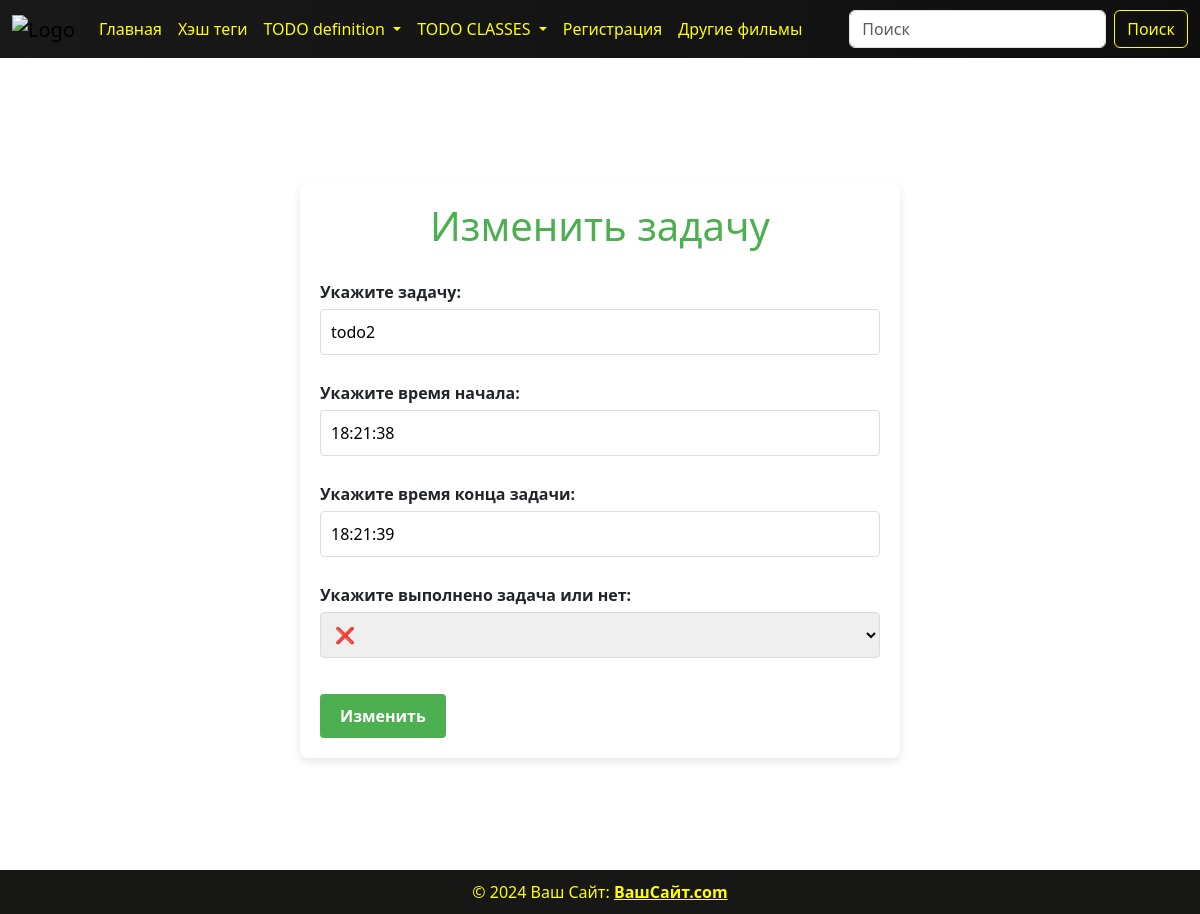
Page /todo_list/5/update/ on the committed database.
### todo/models.py (models this page shows, shortened)
class Todo(models.Model):
    CHECK_CHOICES = (
        ("✅", "✅"),
        ("❌", "❌")
    )
    title_todo = models.CharField(max_length=100,verbose_name='Укажите задачу')
    time_start = models.TimeField(verbose_name='укажите время начала')
    time_end = models.TimeField(verbose_name='укажите время конца задачи')
    check_yes_no = models.CharField(max_length=100, verbose_name='укажите выполнено задача или нет',
                             choices=CHECK_CHOICES)

### todo/views.py (the view)
# urls.py: path('todo_list/<int:id>/update/', views.update_todo_view, name='update_todo'),
def update_todo_view(request, id):
    todo_id = get_object_or_404(models.Todo, id=id)
    if request.method == 'POST':
        form = forms.TodoForm(request.POST, instance=todo_id)
        if form.is_valid():
            form.save()
            return redirect('todoList')
    else:
        form = forms.TodoForm(instance=todo_id)
    return render(request, template_name='todo/update_todo.html',
                  context={
                      'form': form,
                      'todo_id': todo_id
                  })

### todo/forms.py
class TodoForm(forms.ModelForm):
    class Meta:
        model = models.Todo
        fields = "__all__"

### templates/todo/update_todo.html (shortened to what this page needs)
{% load static %}
{% include '../header.html' %}
<link rel="stylesheet" href="{% static 'css/create_update_todo.css' %}">
<div class="container">
    <div class="create-todo-form">
        <h1>Изменить задачу</h1>
        <form  method="POST" enctype="multipart/form-data">
            {{ form.as_p }}
            <button type="submit">Изменить</button>
        </form>
    </div>
</div>
{% include '../footer.html' %}

### static/css/show.css (style rules this page uses)
body { display: flex; flex-direction: column; min-height: 100vh; padding-top: 70px; background: url("https://i.pinimg.com/736x/e3/7d/a9/e37da92d1e32051af32a81a8950733f3.jpg"); background-repeat: no-repeat; background-size: cover; background-position: center; }

### static/css/create_update_todo.css (style rules this page uses)
.container { display: flex; justify-content: center; align-items: center; min-height: 100vh; }
.create-todo-form { background-color: #fff; padding: 20px; width: 100%; max-width: 600px; border-radius: 8px; box-shadow: 0 4px 8px rgba(0, 0, 0, 0.1); display: flex; flex-direction: column; align-items: center; }
.create-todo-form h1 { color: #4CAF50; text-align: center; margin-bottom: 20px; }
.create-todo-form form { width: 100%; }
.create-todo-form label { font-weight: bold; margin-top: 10px; }
.create-todo-form input[type="text"], .create-todo-form input[type="datetime-local"], .create-todo-form input[type="file"], .create-todo-form select, .create-todo-form textarea { width: 100%; padding: 10px; margin-top: 5px; border: 1px solid #ddd; border-radius: 4px; box-sizing: border-box; }
.create-todo-form button { background-color: #4CAF50; color: white; padding: 10px 20px; border: none; border-radius: 4px; cursor: pointer; font-weight: bold; margin-top: 20px; }

### rows in the picture
Todo: title_todo "todo2", time_start "18:21:38", time_end "18:21:39", check_yes_no "❌"
